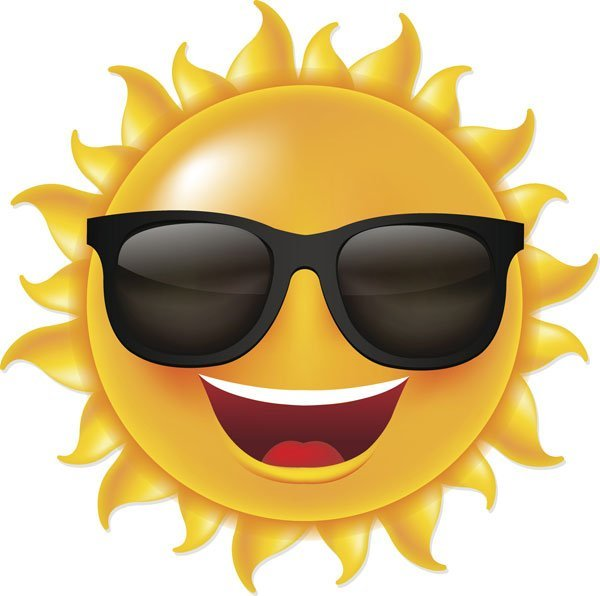
#> input picture ImageTo3D/sun3.jpg, 600 x 596 px
$ python blender_python_3dmodel.py
#> lines starting #> are read from the running program, lines starting #| are printed output that depends on the picture
from PIL import Image
import matplotlib.pyplot as plt
import numpy as np
from stl import mesh


grey_img = Image.open('sun3.jpg').convert('L')
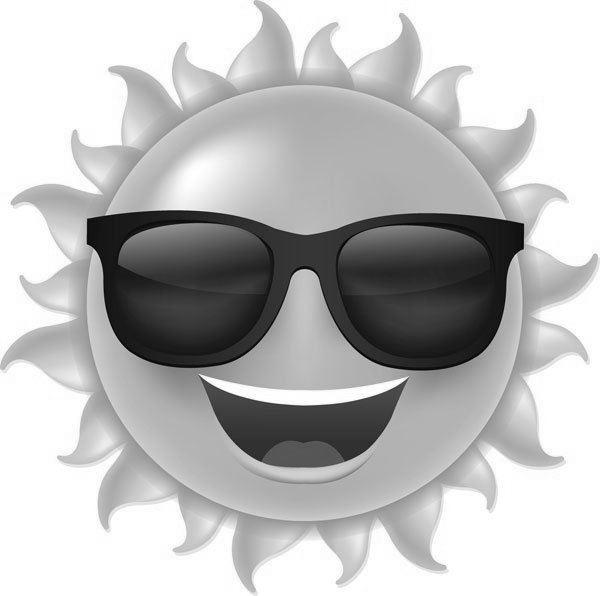
#> grey_img: PIL image 600x596 L; min 0, max 255, mean 189.2

max_size = (500, 500)
max_height = 10 #Change this to a value you prefer
min_height = 0

#height=0 for minPix
#height=maxHeight for maxPIx

grey_img.thumbnail(max_size)
#> grey_img: PIL image 500x497 L
imageNp = np.array(grey_img)
maxPix = imageNp.max()
#> maxPix = 255
minPix = imageNp.min()
#> minPix = 2

print(imageNp)
#> (printed output is left out)
(ncols, nrows) = grey_img.size
#> ncols = 500; nrows = 497

vertices = np.zeros((nrows,ncols,3))

for x in range(0, ncols):
  for y in range(0, nrows):
    pixelIntensity = imageNp[y][x]
    z = (pixelIntensity * max_height) / maxPix
    #print(imageNp[y][x])
    vertices[y][x]=(x, y, z)
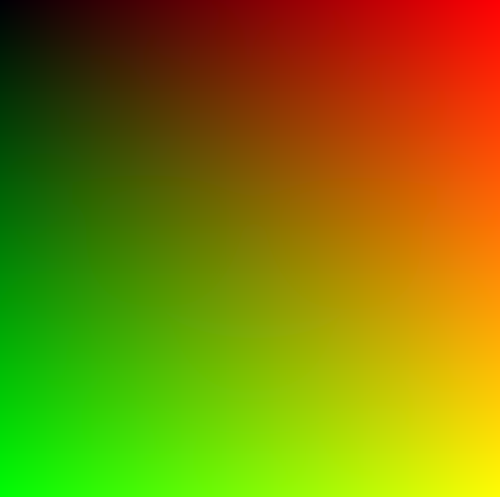
#> vertices: shape (497, 500, 3) float64; mean of channels 0, 1, 2 249.5, 248, 7.4; drawn with min black and max white

faces=[]

for x in range(0, ncols - 1):
  for y in range(0, nrows - 1):
    # create face 1
    vertice1 = vertices[y][x]
    vertice2 = vertices[y+1][x]
    vertice3 = vertices[y+1][x+1]
    face1 = np.array([vertice1,vertice2,vertice3])

    # create face 2
    vertice1 = vertices[y][x]
    vertice2 = vertices[y][x+1]
    vertice3 = vertices[y+1][x+1]

    face2 = np.array([vertice1,vertice2,vertice3])

    faces.append(face1)
    faces.append(face2)
#> after the loop, faces = 495008 items

print(f"number of faces: {len(faces)}")
#| number of faces: 495008
facesNp = np.array(faces)
# Create the mesh
#> (the run stopped early here; a loop or call above may not have finished)

$ run again, with ImageTo3D/sun2.jfif saved as ImageTo3D/sun3.jpg
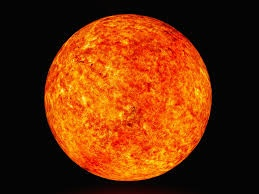
#> input picture ImageTo3D/sun2.jfif, 259 x 194 px
#> `grey_img = Image.open('sun3.jpg').convert('L')`:
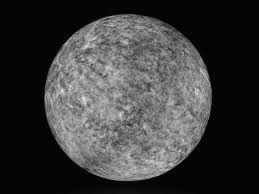
#> grey_img: PIL image 259x194 L; min 0, max 225, mean 59.2
#> maxPix = 225
#> minPix = 0
#> (printed output is left out)
#> after the loop `for x in range(0, ncols):`:
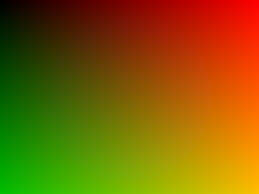
#> vertices: shape (194, 259, 3) float64; mean of channels 0, 1, 2 129, 96.5, 2.6; drawn with min black and max white
#> after the loop `for x in range(0, ncols - 1):`: faces = 99588 items
#| number of faces: 99588
